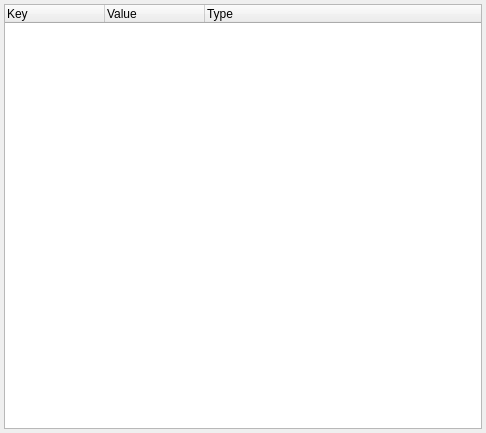
<?xml version="1.0" encoding="UTF-8"?>
<ui version="4.0">
 <class>ParameterEditor</class>
 <widget class="QWidget" name="ParameterEditor">
  <property name="geometry">
   <rect>
    <x>0</x>
    <y>0</y>
    <width>486</width>
    <height>433</height>
   </rect>
  </property>
  <property name="windowTitle">
   <string>Controller</string>
  </property>
  <layout class="QVBoxLayout" name="verticalLayout">
   <property name="spacing">
    <number>4</number>
   </property>
   <property name="leftMargin">
    <number>4</number>
   </property>
   <property name="topMargin">
    <number>4</number>
   </property>
   <property name="rightMargin">
    <number>4</number>
   </property>
   <property name="bottomMargin">
    <number>4</number>
   </property>
   <item>
    <widget class="QTreeWidget" name="treeWidget">
     <property name="editTriggers">
      <set>QAbstractItemView::NoEditTriggers</set>
     </property>
     <property name="columnCount">
      <number>3</number>
     </property>
     <column>
      <property name="text">
       <string>Key</string>
      </property>
     </column>
     <column>
      <property name="text">
       <string>Value</string>
      </property>
     </column>
     <column>
      <property name="text">
       <string>Type</string>
      </property>
     </column>
    </widget>
   </item>
  </layout>
 </widget>
 <resources/>
 <connections/>
</ui>
